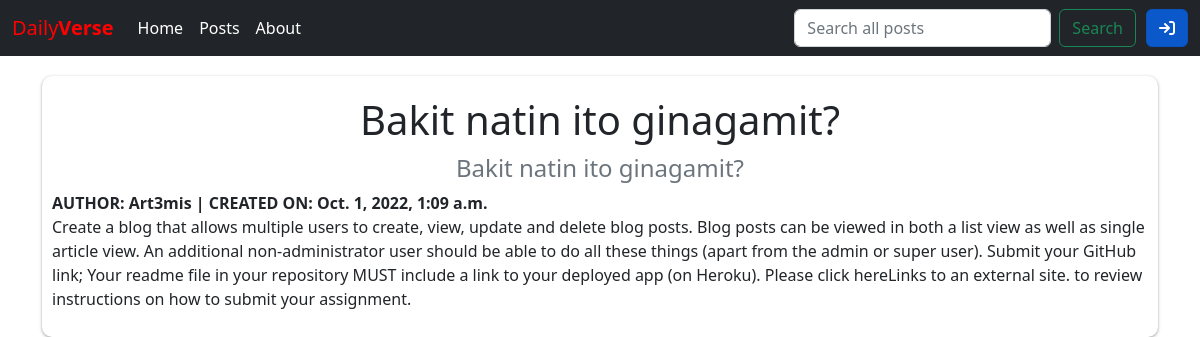
Page /posts/11 on the earlier database version.
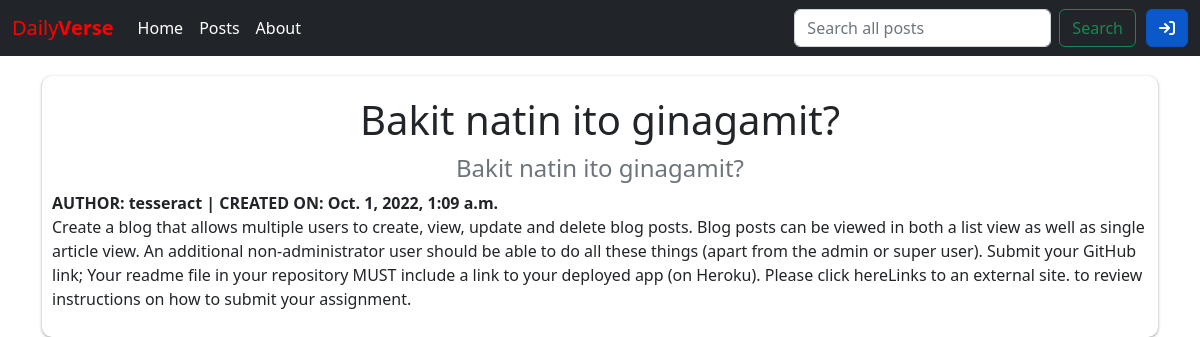
Same page on the later database version.
### posts/models.py (models this page shows, shortened)
class Post(models.Model):
    title = models.CharField(max_length=256)
    subtitle = models.CharField(max_length=256)
    author = models.ForeignKey(
        get_user_model(),
        on_delete=models.CASCADE # When deleting, everything related to it gets deleted
    )
    body = models.TextField()
    created_on = models.DateTimeField(auto_now_add=True)
    status = models.ForeignKey(
        Status,
        on_delete=models.CASCADE,
        blank=True, # This allows the status field be null for existing records.
        null=True   # This allows the status field be null for existing records.
    )
    archived = models.ForeignKey(
        Archived,
        on_delete=models.CASCADE,
        blank=True, # This allows the status field be null for existing records.
        null=True   # This allows the status field be null for existing records.
    )
    published = models.ForeignKey(
        Published,
        on_delete=models.CASCADE,
        blank=True, # This allows the status field be null for existing records.
        null=True   # This allows the status field be null for existing records.
    )

### posts/views.py (the view)
# urls.py: path('<int:pk>', PostDetailView.as_view(), name='detail'),
class PostDetailView(DetailView):
    template_name = "posts/detail.html"
    model = Post

### templates/posts/detail.html (shortened to what this page needs)
{% extends 'base.html' %}
{% block content %}
    <div class="post-detail">
        <h1 id="title">{{ post.title }}</h1>
        <h4 id="subtitle" class="card-subtitle mb-2 text-muted">{{ post.subtitle }}</h4>
        <strong id="author">AUTHOR: {{ post.author }} | CREATED ON: {{ post.created_on }}</strong>
        <p id="body">{{ post.body }}</p>
    </div>
{% endblock content %}

Differences in the rows shown:
changed Post "Bakit natin ito ginagamit?": author "Art3mis" → "tesseract"
